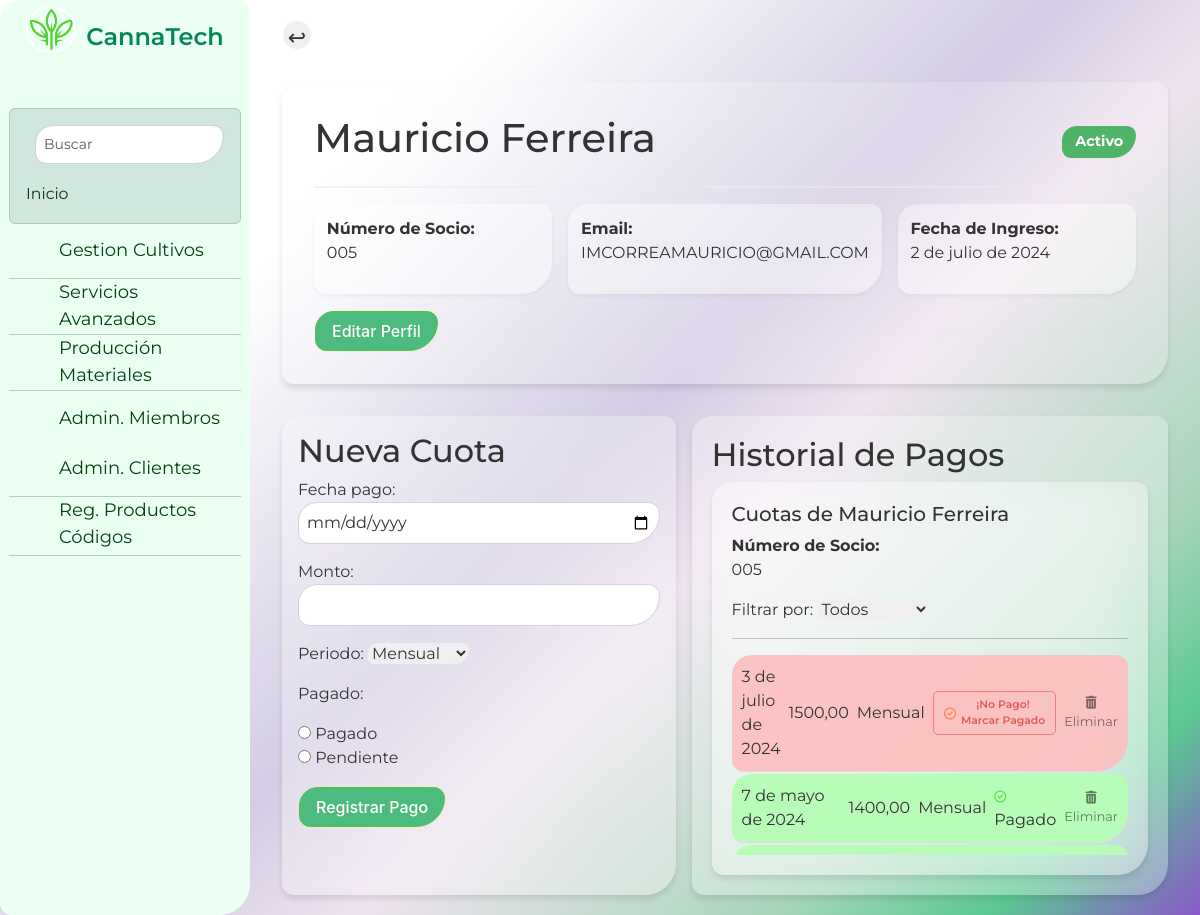
Page /core/detalle_miembro/8/ (signed in) on the committed database.
### core/models.py (models this page shows, shortened)
class Miembro(models.Model):
    nombre = models.CharField(max_length=100)
    apellido = models.CharField(max_length=100)
    email = models.EmailField(unique=True)
    numero_socio = models.CharField(max_length=10, unique=True)
    fecha_ingreso = models.DateField()
    activo = models.BooleanField(default=True)
    def nombre_completo(self):
        return f"{self.nombre} {self.apellido}"

class Cuota(models.Model):
    miembro = models.ForeignKey(Miembro, on_delete=models.CASCADE)
    fecha_pago = models.DateField()
    monto = models.DecimalField(max_digits=8, decimal_places=2)
    PERIODO_CHOICES = [
        ('MENSUAL', 'Mensual'),
        ('TRIMESTRAL', 'Trimestral'),
        ('ANUAL', 'Anual'),
    ]
    periodo = models.CharField(max_length=10, choices=PERIODO_CHOICES, default='MENSUAL')
    pagado = models.BooleanField(default=False)

### core/views.py (the view)
# urls.py: path('miembro/<int:miembro_id>/', views.detalle_miembro, name='detalle_miembro'),
@login_required
def detalle_miembro(request, miembro_id):
    miembro = get_object_or_404(Miembro, id=miembro_id)
    cuotas = Cuota.objects.filter(miembro=miembro).order_by('-fecha_pago')
    if request.method == 'POST':
        form = CuotaForm(request.POST)
        if form.is_valid():
            cuota = form.save(commit=False)
            cuota.miembro = miembro
            cuota.save()
            messages.success(request, 'Cuota registrada exitosamente.')
            return redirect('detalle_miembro', miembro_id=miembro.id)
    else:
        form = CuotaForm(initial={'fecha_pago': timezone.now().date()})
    return render(request, 'core/detalle_miembro.html', {
        'miembro': miembro,
        'cuotas': cuotas,
        'form': form
    })

### core/forms.py
class CuotaForm(forms.ModelForm):
    PAGADO_CHOICES = [
        (True, 'Pagado'),
        (False, 'Pendiente')
    ]
    pagado = forms.ChoiceField(choices=PAGADO_CHOICES, widget=forms.RadioSelect)
    class Meta:
        model = Cuota
        fields = ['fecha_pago', 'monto', 'periodo', 'pagado']
        widgets = {
            'fecha_pago': forms.DateInput(attrs={'type': 'date'}),
        }

### core/templates/core/detalle_miembro.html (shortened to what this page needs)
{% extends 'core/base.html' %}
{% block content %}
<input type="button" class="btn-prev" value="↩" onClick="javascript:history.go(-1);">
<div class="miembro-perfil">
    <div class="perfil-encabezado">
        <h1 class="perfil-nombre">{{ miembro.nombre_completo }}</h1>
        <span class="perfil-estado {% if miembro.activo %}estado-activo{% else %}estado-inactivo{% endif %}">
            {% if miembro.activo %}Activo{% else %}Inactivo{% endif %}
        </span>
    </div>
    <div class="perfil-detalles">
        <div class="detalle-item">
            <strong>Número de Socio:</strong>
            <p>{{ miembro.numero_socio }}</p>
        </div>
        <div class="detalle-item">
            <strong>Email:</strong>
            <p>{{ miembro.email }}</p>
        </div>
        <div class="detalle-item">
            <strong>Fecha de Ingreso:</strong>
            <p>{{ miembro.fecha_ingreso }}</p>
        </div>
    </div>
    <a href="{% url 'editar_miembro' miembro.id %}" class="btn8">Editar Perfil</a>
</div>
<div class="seccion-cuotas">
    <div class="cuotas-registro">
        <h2 class="seccion-titulo">Nueva Cuota</h2>
        <form method="post" class="formulario-cuota">
            <div class="campo-grupo">
                {{ form.as_p }}
            </div>
            <button type="submit" class="btn8 btn-sm">Registrar Pago</button>
        </form>
    </div>
    <div class="cuotas-historial">
        <h2 class="seccion-titulo">Historial de Pagos</h2>
        <div class="cuotas-historial">
            <h5>Cuotas de {{ miembro.nombre_completo }} </h5>
             <strong>Número de Socio:</strong>
             <br>
            <p>{{ miembro.numero_socio }}</p>
            <div class="filtro-estado">
                <label for="filtro-cuotas">Filtrar por: </label>
                <select id="filtro-cuotas">
                    <option value="todos">Todos</option>
                </select>
            </div>
            <hr>
            <div class="lista-cuotas">
                {% for cuota in cuotas %}
                    <div class="cuota-item {% if cuota.pagado %}cuota-pagada{% else %}cuota-pendiente{% endif %}" data-estado="{% if cuota.pagado %}pagados{% else %}pendientes{% endif %}">
                        <span>{{ cuota.fecha_pago }}</span>
                        <span>{{ cuota.monto }}</span>
                        <span>{{ cuota.get_periodo_display }}</span>
                        <span>
                            {% if cuota.pagado %}
                                <strong><i class="far fa-check-circle" style="font-size: 0.75rem; color: #4ae43c; font-weight: 500;"></i></strong> Pagado
                            {% else %}
                                <form action="{% url 'marcar_pagado' cuota.id %}" method="post" style="display: inline;">
                                    <button type="submit" class="btn-success btn-sm no-background" style="display: inline-flex; align-items: center; white-space: nowrap; padding: 5px 10px; border: 1px solid #f86464bd; color: #fff; border-radius: 5px;">
                                        <strong><i class="far fa-check-circle" style="font-size: 0.75rem; color: #ff7f50; font-weight: 500;"></i></strong>
                                        <small style="font-size: 0.675rem; color: #cf0e0e94; font-weight: 600; margin-left: 5px;">
                                            ¡No Pago! <br> Marcar Pagado
                                        </small>
                                    </button>
                                </form>
                            {% endif %}
                        </span>
                        <form action="{% url 'eliminar_cuota' cuota.id %}" method="post" style="display: inline;">
                            <button type="submit" class="btn-sm no-background" style="font-size: 0.8rem; color: rgba(0, 0, 0, 0.5);">
                                <i class="fas fa-trash-alt"></i> Eliminar
                            </button>
                        </form>
                    </div>
                {% empty %}
                    <div class="sin-cuotas">No hay registros de pagos.</div>
                {% endfor %}
            </div>
{% endblock %}

### rows in the picture
Miembro: nombre_completo "Mauricio Ferreira", numero_socio "005", email "IMCORREAMAURICIO@GMAIL.COM", fecha_ingreso "2 de julio de 2024"
Cuota: fecha_pago "3 de julio de 2024", monto "1500,00", periodo "Mensual", pagado False (drawn)
Cuota: fecha_pago "7 de mayo de 2024", monto "1400,00", periodo "Mensual", pagado True (drawn)
